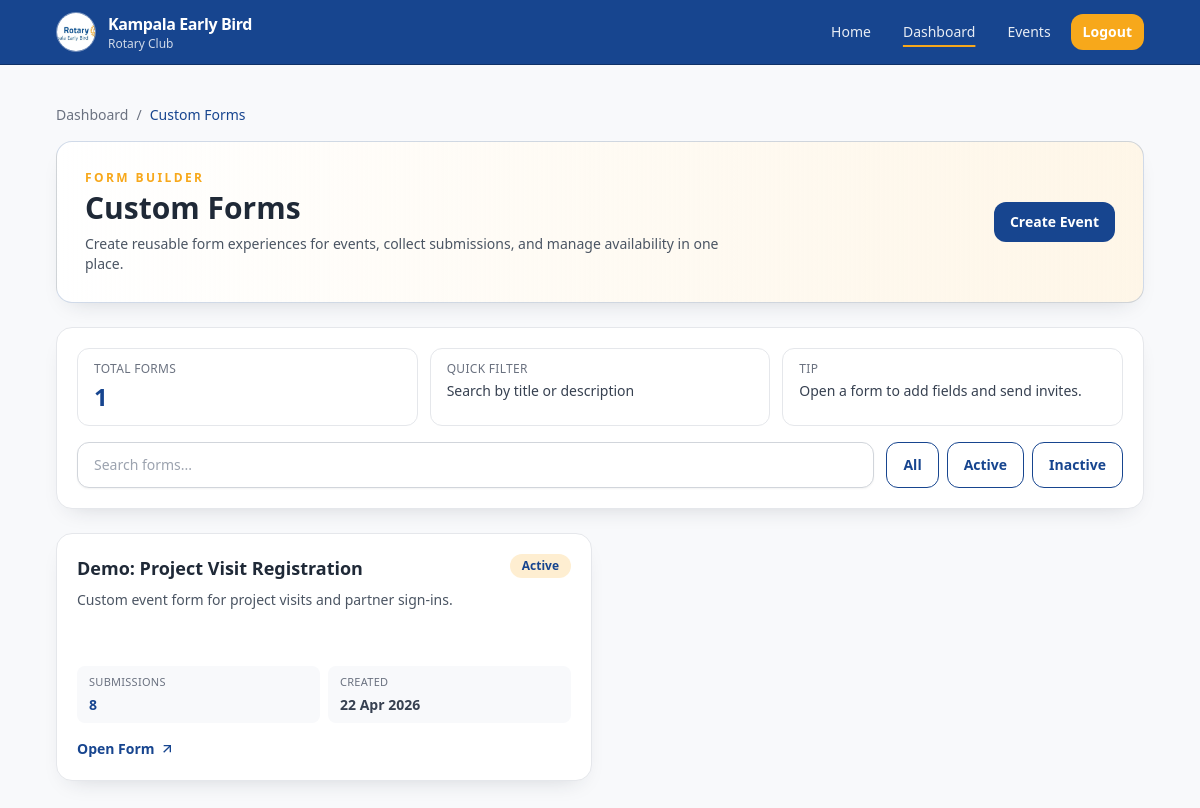
Screenshot of /dashboard/custom-forms/ (signed in) with the database file from the repository.
### attendance/models.py (models this page shows, shortened)
class TimeStampedModel(models.Model):
    created_at = models.DateTimeField(auto_now_add=True)
    updated_at = models.DateTimeField(auto_now=True)
    class Meta:
        abstract = True

class FormTemplate(TimeStampedModel):
    public_id = models.UUIDField(default=uuid.uuid4, editable=False, unique=True)
    title = models.CharField(max_length=180)
    description = models.TextField(blank=True)
    is_active = models.BooleanField(default=True)
    created_by = models.ForeignKey(
        settings.AUTH_USER_MODEL,
        on_delete=models.SET_NULL,
        related_name="custom_forms",
        null=True,
        blank=True,
    )
    class Meta:
        ordering = ["-created_at"]

### attendance/views.py (the view)
# urls.py: path("dashboard/custom-forms/", CustomFormListView.as_view(), name="custom-form-list"),
class CustomFormListView(LoginRequiredMixin, ListView):
    model = FormTemplate
    template_name = "attendance/dashboard/custom_form_list.html"
    context_object_name = "custom_forms"
    def get_queryset(self):
        return FormTemplate.objects.annotate(submission_total=Count("submissions"))

### templates/attendance/dashboard/custom_form_list.html (shortened to what this page needs)
{% extends "attendance/base.html" %}
{% block breadcrumbs %}
<nav class="mb-4" aria-label="Breadcrumb">
    <ol class="flex flex-wrap items-center gap-2 text-sm text-gray-500">
        <li><a href="{% url 'attendance:dashboard' %}" class="hover:text-rotary-blue">Dashboard</a></li>
        <li aria-hidden="true">/</li>
        <li class="font-medium text-rotary-blue">Custom Forms</li>
    </ol>
</nav>
{% endblock %}
{% block content %}
<section class="space-y-6">
    <div class="card border-rotary-blue/20 bg-gradient-to-r from-white to-rotary-gold/10 p-6 sm:p-7">
        <div class="flex flex-wrap items-center justify-between gap-4">
            <div>
                <p class="text-xs font-semibold uppercase tracking-[0.2em] text-rotary-gold">Form Builder</p>
                <h1 class="mt-1 text-2xl font-bold text-[#1F2937] sm:text-3xl">Custom Forms</h1>
                <p class="mt-2 max-w-2xl text-sm text-gray-600">Create reusable form experiences for events, collect submissions, and manage availability in one place.</p>
            </div>
            <a href="{% url 'attendance:event-wizard' %}" class="btn-primary">Create Event</a>
        </div>
    </div>
    <div class="card p-4 sm:p-5">
        <div class="grid gap-3 sm:grid-cols-3">
            <div class="rounded-xl border border-gray-200 bg-white px-4 py-3">
                <p class="text-xs uppercase tracking-wide text-gray-500">Total Forms</p>
                <p class="mt-1 text-2xl font-bold text-rotary-blue">{{ custom_forms|length }}</p>
            </div>
            <div class="rounded-xl border border-gray-200 bg-white px-4 py-3">
                <p class="text-xs uppercase tracking-wide text-gray-500">Quick Filter</p>
                <p class="mt-1 text-sm font-medium text-gray-700">Search by title or description</p>
            </div>
            <div class="rounded-xl border border-gray-200 bg-white px-4 py-3">
                <p class="text-xs uppercase tracking-wide text-gray-500">Tip</p>
                <p class="mt-1 text-sm font-medium text-gray-700">Open a form to add fields and send invites.</p>
            </div>
        </div>
        <div class="mt-4 grid gap-3 sm:grid-cols-[1fr,auto]">
            <input id="custom-form-search" type="search" placeholder="Search forms..." class="input-field mt-0">
            <div class="flex gap-2">
                <button type="button" class="btn-secondary" data-filter="all">All</button>
                <button type="button" class="btn-secondary" data-filter="active">Active</button>
                <button type="button" class="btn-secondary" data-filter="inactive">Inactive</button>
            </div>
        </div>
    </div>
    <div id="custom-forms-grid" class="grid gap-4 md:grid-cols-2 xl:grid-cols-3">
        {% for custom_form in custom_forms %}
            <a
                href="{% url 'attendance:custom-form-detail' public_id=custom_form.public_id %}"
                class="card custom-form-item block border-gray-200 transition duration-200 hover:-translate-y-0.5 hover:shadow-lg"
                data-status="{% if custom_form.is_active %}active{% else %}inactive{% endif %}"
                data-search="{{ custom_form.title|lower }} {{ custom_form.description|default:''|lower }}"
            >
                <div class="flex items-start justify-between gap-3">
                    <h2 class="line-clamp-2 text-lg font-semibold text-[#1F2937]">{{ custom_form.title }}</h2>
                    <span class="shrink-0 rounded-full px-3 py-1 text-xs font-semibold {% if custom_form.is_active %}bg-rotary-gold/20 text-rotary-blue{% else %}bg-gray-100 text-gray-700{% endif %}">
                        {% if custom_form.is_active %}Active{% else %}Inactive{% endif %}
                    </span>
                </div>
                <p class="mt-2 line-clamp-3 min-h-[3.75rem] text-sm text-gray-600">{{ custom_form.description|default:"No description provided yet." }}</p>
                <div class="mt-4 grid grid-cols-2 gap-2">
                    <div class="rounded-lg bg-[#F8F9FB] px-3 py-2">
                        <p class="text-[11px] uppercase tracking-wide text-gray-500">Submissions</p>
                        <p class="mt-1 text-sm font-semibold text-rotary-blue">{{ custom_form.submission_total }}</p>
                    </div>
                    <div class="rounded-lg bg-[#F8F9FB] px-3 py-2">
                        <p class="text-[11px] uppercase tracking-wide text-gray-500">Created</p>
                        <p class="mt-1 text-sm font-semibold text-gray-700">{{ custom_form.created_at|date:"d M Y" }}</p>
                    </div>
                </div>
                <p class="mt-4 inline-flex items-center gap-1 text-sm font-semibold text-rotary-blue">
                    <span>Open Form</span>
                    <svg class="h-4 w-4" viewBox="0 0 24 24" fill="none" stroke="currentColor" stroke-width="2"><path d="M7 17 17 7"/><path d="M7 7h10v10"/></svg>
                </p>
            </a>
        {% endfor %}
    </div>
</section>
{% endblock %}

### rows the page displays
FormTemplate: title "Demo: Project Visit Registration", is_active "Active", description "Custom event form for project visits and partner sign-ins.", submission_total "8", created_at "22 Apr 2026"

### other values shown
{{ custom_forms|length }} "1"
